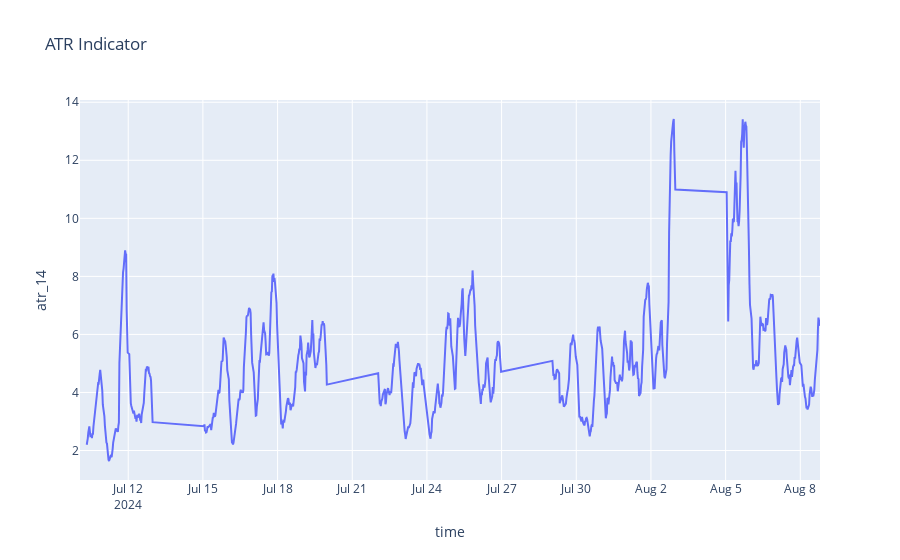

Write notebook code for a chart like this one.
### Markdown cell above
---

## 3. Average True Range (ATR)
The Average True Range is a Volatility Indicator which is useful to assess expected risk on an asset. Changes in volatility may also imply changes in the Market in terms of trend, popularity and other factors.

A Range is defined by taking the 'High value - Low value' for a specific period. The ATR then calculates the average value for a specific period.

**For example**, after a strong bull run, the ATR decreases which may be an indicator of a trend coming to a stop and commencing a retracement phase.

**In this example, we will calculate the Average True Range with the Period of 14.**

### Code cell
atr_period = 14

# calculating the range of each candle
df['range'] = df['high'] - df['low']

df['atr_14'] = df['range'].rolling(atr_period).mean()

display(df[['time', 'atr_14']])

fig_atr = px.line(df, x='time', y='atr_14', title='ATR Indicator')
display(fig_atr)

### Figure 1 — Plotly figure (JSON) as saved in the notebook; plotly's stock layout.template omitted (floating-point values rounded to 4 significant figures; data arrays with more than 128 entries replaced by an {"elided": "..."} marker saying what was removed)
{"data": [{"hovertemplate": "time=%{x}<br>atr_14=%{y}<extra></extra>", "legendgroup": "", "line": {"color": "#636efa", "dash": "solid"}, "marker": {"symbol": "circle"}, "mode": "lines", "name": "", "orientation": "v", "showlegend": false, "type": "scatter", "x": {"elided": "1000 str values"}, "xaxis": "x", "y": {"elided": "1000 float values"}, "yaxis": "y"}], "layout": {"legend": {"tracegroupgap": 0}, "title": {"text": "ATR Indicator"}, "xaxis": {"anchor": "y", "domain": [0, 1], "title": {"text": "time"}}, "yaxis": {"anchor": "x", "domain": [0, 1], "title": {"text": "atr_14"}}}}
